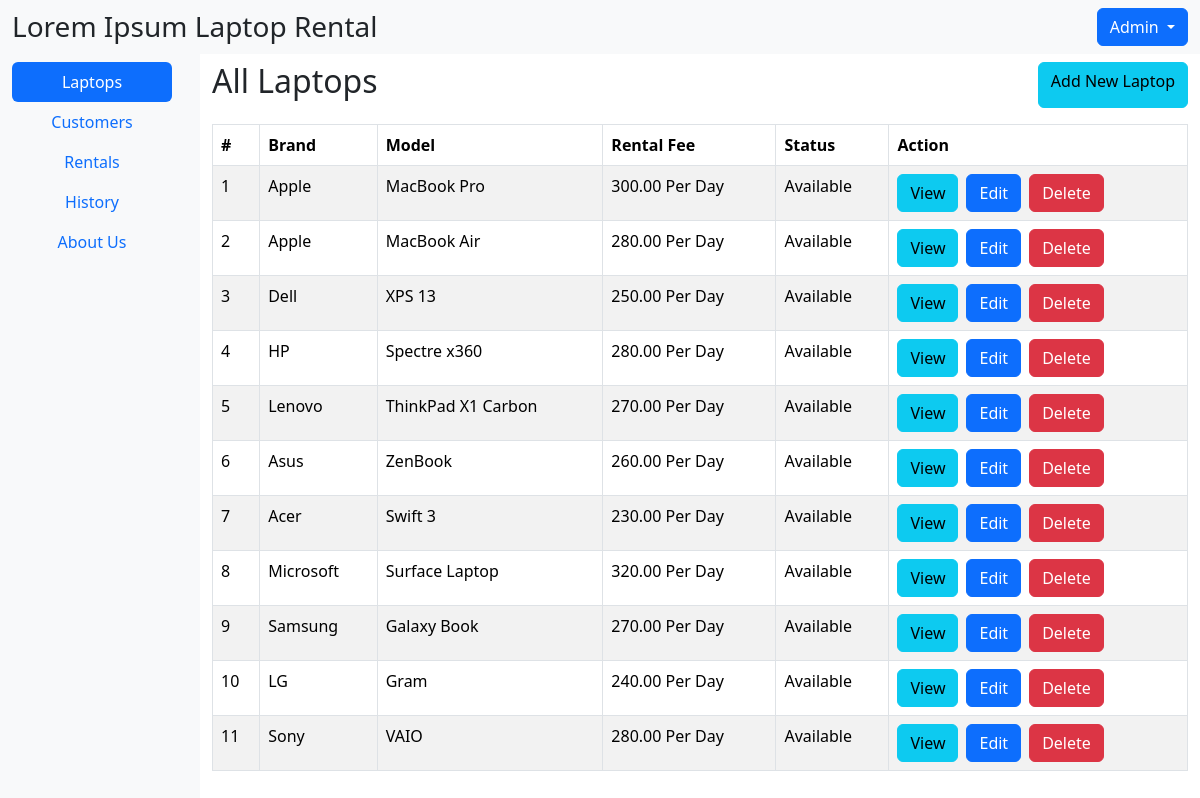
The app's page /index.php (signed in) with its own data.
### tables this page shows
CREATE TABLE `laptop` (
  `laptop_id` int(11) NOT NULL,
  `brand` varchar(255) NOT NULL,
  `model` varchar(255) NOT NULL,
  `rental_fee` decimal(10,2) NOT NULL
);

### index.php (the view, shortened to what this page needs)
<!DOCTYPE html>
<html lang="en">
<head>
    <link rel="stylesheet" href="css/bootstrap.min.css">
</head>
<body>
    <div class="wrapper d-flex flex-column vh-100">
        <div class="container-fluid d-flex align-items-center justify-content-between pt-2 pb-2 bg-light">
            <h3 class="mb-0">Lorem Ipsum Laptop Rental</h3>
            <div class="dropdown">
                <a class="btn btn-primary dropdown-toggle" href="#" role="button" data-bs-toggle="dropdown" aria-expanded="false">
                    <?php echo htmlspecialchars($_SESSION["username"]); ?>
                </a>
            </div>
        </div>
        <div class="container-fluid flex-grow-1">
            <div class="row h-100">
                <div class="col-2 h-100 bg-light">
                    <div class="nav flex-column nav-pills me-3 mt-2" id="v-pills-tab" role="tablist" aria-orientation="vertical">
                        <button class="nav-link active" id="v-pills-home-tab" data-bs-toggle="pill" data-bs-target="#v-pills-home" type="button" role="tab" aria-controls="v-pills-laptops" aria-selected="true">Laptops</button>
                        <button class="nav-link" id="v-pills-customers-tab" data-bs-toggle="pill" data-bs-target="#v-pills-profile" type="button" role="tab" aria-controls="v-pills-customers" aria-selected="false">Customers</button>
                        <button class="nav-link" id="v-pills-rentals-tab" data-bs-toggle="pill" data-bs-target="#v-pills-rentals" type="button" role="tab" aria-controls="v-pills-rentals" aria-selected="false">Rentals</button>
                        <button class="nav-link" id="v-pills-messages-tab" data-bs-toggle="pill" data-bs-target="#v-pills-messages" type="button" role="tab" aria-controls="v-pills-history" aria-selected="false">History</button>
                        <button class="nav-link" id="v-pills-settings-tab" data-bs-toggle="pill" data-bs-target="#v-pills-settings" type="button" role="tab" aria-controls="v-pills-about" aria-selected="false">About Us</button>
                    </div>
                </div>
                <div class="col-10">
                    <div class="tab-content mt-2" id="v-pills-tabContent">
                        <div class="tab-pane fade show active" id="v-pills-home" role="tabpanel" aria-labelledby="v-pills-home-tab" tabindex="0">
                            <div class="d-flex justify-content-between mb-3">
                                <h2>All Laptops</h2>
                                <a href="addnewlaptop.php" class="btn btn-info"></i>Add New Laptop</a>
                            </div>
                            <?php
                            require_once "config.php";
                            $sql = "WITH RankedRentals AS (
                                    SELECT
                                        laptop.laptop_id,
                                        laptop.brand,
                                        laptop.model,
                                        laptop.rental_fee,
                                        rental.rental_id,
                                        rental.is_returned,
                                        ROW_NUMBER() OVER (PARTITION BY laptop.laptop_id ORDER BY rental.rental_id DESC) AS RowNum
                                    FROM
                                        laptop
                                    LEFT JOIN
                                        rental ON laptop.laptop_id = rental.laptop_id
                                )
                                SELECT
                                    laptop_id,
                                    brand,
                                    model,
                                    rental_fee,
                                    rental_id,
                                    is_returned
                                FROM
                                    RankedRentals
                                WHERE
                                    RowNum = 1;";
                            if ($result = $mysqli->query($sql)) {
                                if ($result->num_rows > 0) {
                                    echo '<table class="table table-bordered table-striped">';
                                    echo "<thead>";
                                    echo "<tr>";
                                    echo "<th>#</th>";
                                    echo "<th>Brand</th>";
                                    echo "<th>Model</th>";
                                    echo "<th>Rental Fee</th>";
                                    echo "<th>Status</th>";
                                    echo "<th>Action</th>";
                                    echo "</tr>";
                                    echo "</thead>";
                                    echo "<tbody>";
                                    while ($row = $result->fetch_array()) {
                                        echo "<tr>";
                                        echo "<td>" . $row['laptop_id'] . "</td>";
                                        echo "<td>" . $row['brand'] . "</td>";
                                        echo "<td>" . $row['model'] . "</td>";
                                        echo "<td>" . $row['rental_fee'] . " Per Day</td>";
                                        $status = "Available";
                                        if ($row["is_returned"] == 1 || $row["is_returned"] == null) {
                                            $status = "Available";
                                        } else if ($row["is_returned"] == 0) {
                                            $status = "Rented";
                                        }
                                        echo "<td>" . $status . "</td>";
                                        echo "<td>";
                                        echo '<a href="viewlaptop.php?laptop_id=' . $row['laptop_id'] . '" class="me-2 btn btn-info">View</a>';
                                        echo '<a href="editlaptop.php?laptop_id=' . $row['laptop_id'] . '" class="me-2 btn btn-primary">Edit</a>';
                                        echo '<a href="deletelaptop.php?laptop_id=' . $row['laptop_id'] . '" class="btn btn-danger">Delete</a>';
                                        echo "</td>";
                                        echo "</tr>";
                                    }
                                    echo "</tbody>";
                                    echo "</table>";
                                } else {
                                    echo '<div class="alert alert-danger"><em>No records were found.</em></div>';
                                }
                            } else {
                                echo "Oops! Something went wrong. Please try again later.";
                            }
                            ?>
                        </div>
                    </div>
                </div>
            </div>
        </div>
    </div>
</body>
</html>

### records on screen
laptop: laptop_id "1", brand "Apple", model "MacBook Pro", rental_fee "300.00", status "Available"
laptop: laptop_id "2", brand "Apple", model "MacBook Air", rental_fee "280.00", status "Available"
laptop: laptop_id "3", brand "Dell", model "XPS 13", rental_fee "250.00", status "Available"
laptop: laptop_id "4", brand "HP", model "Spectre x360", rental_fee "280.00", status "Available"
laptop: laptop_id "5", brand "Lenovo", model "ThinkPad X1 Carbon", rental_fee "270.00", status "Available"
laptop: laptop_id "6", brand "Asus", model "ZenBook", rental_fee "260.00", status "Available"
laptop: laptop_id "7", brand "Acer", model "Swift 3", rental_fee "230.00", status "Available"
laptop: laptop_id "8", brand "Microsoft", model "Surface Laptop", rental_fee "320.00", status "Available"
laptop: laptop_id "9", brand "Samsung", model "Galaxy Book", rental_fee "270.00", status "Available"
laptop: laptop_id "10", brand "LG", model "Gram", rental_fee "240.00", status "Available"
laptop: laptop_id "11", brand "Sony", model "VAIO", rental_fee "280.00", status "Available"

### other values on screen
$_SESSION["username"] "Admin"
